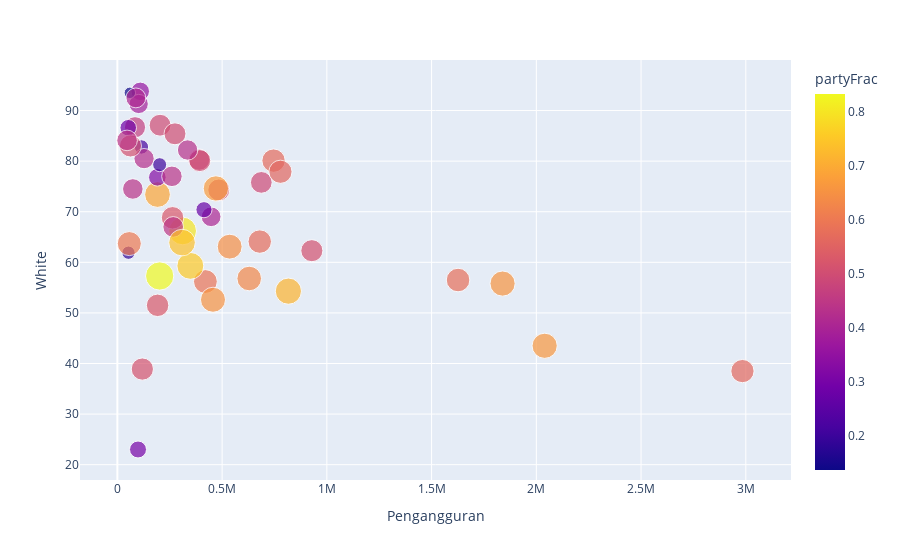

The cell this chart's notebook holds for it:
### Markdown cell above
### Hillary Clinton

### Code cell
#Pengangguran Vs White
fig = px.scatter(Hill, x="Pengangguran", y="White", color="partyFrac",
                 size='partyFrac')
fig.show()
